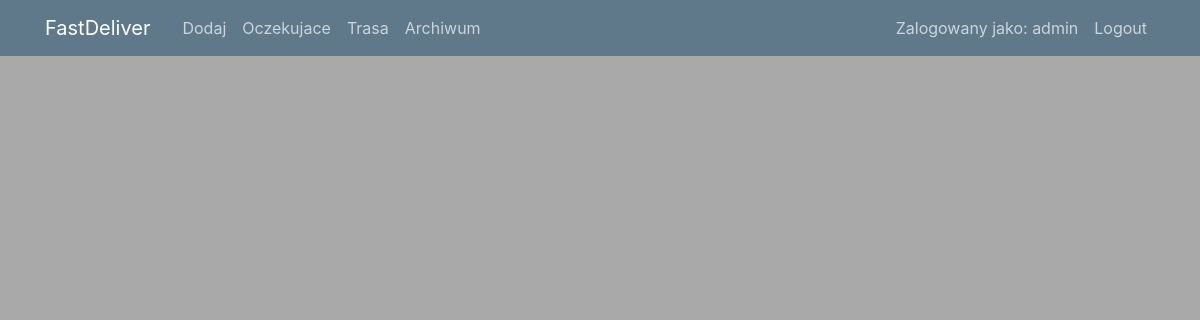
Page /post/zakonczone/ (signed in) on the earlier database version.
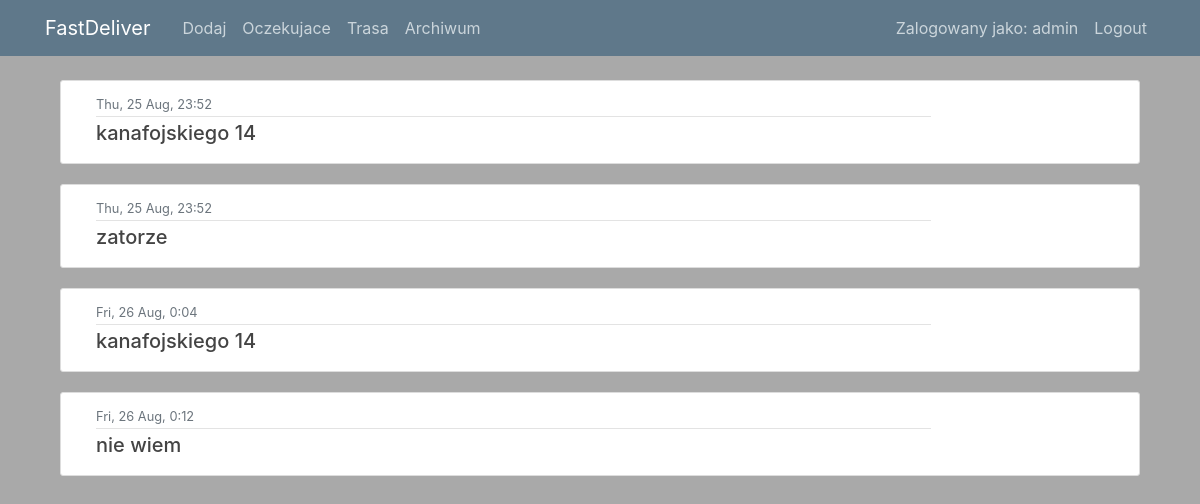
Same page on the later database version.
### users/models.py (models this page shows)
class CustomUser(AbstractUser):
    is_driver = models.BooleanField(default=False)
    is_restaurator = models.BooleanField(default=False)
    pass
    class Meta:
        ordering = ['date_joined']

### posts/models.py (models this page shows, shortened)
class Post(models.Model):
    id = models.AutoField(primary_key=True)
    date = models.DateTimeField(default=timezone.now)
    no_of_likes = models.CharField(max_length=50, null = True, blank=True)
    adres = models.CharField(max_length=50, null = False)
    choose_payment = (
        ('karta','Karta'),
        ('gotowka','Gotowka'),
        ('zaplacone','Zaplacone')
    )
    payment = models.CharField(max_length=10, choices=choose_payment, default='zaplacone')
    amount = models.CharField(max_length=5, null = False)
    phone = models.CharField(max_length=13, null = False,default="+48")
    comment = models.CharField(max_length=200, null=True, blank=True)
    choose_platform = (
        ('uber','Uber'),
        ('rest','Rest'),
        ('glovo','Glovo'),
        ('tel','Tel')
    )
    platform = models.CharField(max_length=5, choices=choose_platform, default='glovo')
    oczekujace = models.BooleanField(default=True)
    trasa = models.BooleanField(default=False)
    zakonczone = models.BooleanField(default=False)
    class Meta:
        ordering = ['date']

### posts/views.py (the view)
# urls.py: path('post/zakonczone/', PostListView_zakonczone.as_view(), name='posts-zakonczone'),
class PostListView_zakonczone(LoginRequiredMixin, ListView):
    model = Post
    template_name = 'posts/zakonczone.html'  # <posts>/<model>_<viewtype>.html
    login_url = '/login/'
    context_object_name = 'posts'

### posts/templates/posts/zakonczone.html
{% extends "posts/base.html" %}
{% load static %}
{% block content %}
    {% for post in posts %}
    {% if post.zakonczone %}
        <article class="media content-section">
          <div class="col-sm-10">
            <div class="article-metadata">
              <small class="text-muted">{{ post.date|date:"D, d M, G:i" }}</small>
            </div>
            <h5><a class="article-title" href="{% url 'post-detail' post.id %}">{{ post.adres }}</a> </h5>
          </div>
        </article>
    {% endif %}
    {% endfor %}
{% endblock content %}

### posts/templates/posts/base.html (shortened to what this page needs)
{% load static %}
<!DOCTYPE html>
<html>
<head>
    <link rel="stylesheet" href="https://maxcdn.bootstrapcdn.com/bootstrap/4.0.0/css/bootstrap.min.css">
    <link rel="stylesheet" type="text/css" href="{% static 'posts/main.css' %}">
</head>
<body>
    <header class="site-header">
      <nav class="navbar navbar-expand-md navbar-dark bg-steel fixed-top">
        <div class="container">
          <a class="navbar-brand mr-4" href="{% url 'posts-home' %}">FastDeliver</a>
          <div class="collapse navbar-collapse" id="navbarToggle">
            <div class="navbar-nav mr-auto">
                {% if user.is_driver == False %}
                <a class="nav-item nav-link" href="{% url 'post-create' %}">Dodaj</a>
                {% endif %}
                <a class="nav-item nav-link" href="{% url 'posts-home' %}">Oczekujace</a>
                <a class="nav-item nav-link" href="{% url 'posts-trasa' %}">Trasa</a>
                <a class="nav-item nav-link" href="{% url 'posts-zakonczone' %}">Archiwum</a>
            </div>
            <div class="navbar-nav">
                {% if user.is_authenticated %}
              <a class="nav-item nav-link">Zalogowany jako: {{ user.username }}</a>
              <a class="nav-item nav-link" href="{% url 'logout' %}">Logout</a>
                {% else %}
              <a class="nav-item nav-link" href="{% url 'login' %}">Login</a>
                {% endif %}
            </div>
          </div>
        </div>
      </nav>
    </header>
    <main role="main" class="container">
    <div class="col-md-12">
      {% block content %} {% endblock %}
    </div>
    </main>
</body>
</html>

### posts/static/posts/main.css (style rules this page uses)
body { background: #A9A9A9; color: #dc3545; margin-top: 5rem; }
h1, h2, h3, h4, h5, h6 { color: #444444; }
.bg-steel { background-color: #5f788a; }
.site-header .navbar-nav .nav-link { color: #cbd5db; }
.content-section { background: #ffffff; padding: 10px 20px; border: 1px solid #dddddd; border-radius: 3px; margin-bottom: 20px; }
.article-title { color: #444444; }
.article-metadata { padding-bottom: 1px; margin-bottom: 4px; border-bottom: 1px solid #e3e3e3 }

Differences in the rows shown:
added Post: date "Thu, 25 Aug, 23:52", adres "kanafojskiego 14"
added Post: date "Thu, 25 Aug, 23:52", adres "zatorze"
added Post: date "Fri, 26 Aug, 0:04", adres "kanafojskiego 14"
added Post: date "Fri, 26 Aug, 0:12", adres "nie wiem"
